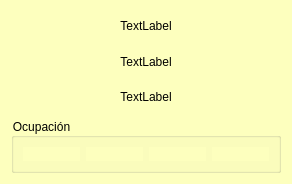
<?xml version="1.0" encoding="UTF-8"?>
<ui version="4.0">
 <class>frmShowCasilla</class>
 <widget class="QDialog" name="frmShowCasilla">
  <property name="geometry">
   <rect>
    <x>0</x>
    <y>0</y>
    <width>292</width>
    <height>184</height>
   </rect>
  </property>
  <property name="windowTitle">
   <string>Dialog</string>
  </property>
  <property name="styleSheet">
   <string notr="true">background-color: rgb(253, 255, 190);</string>
  </property>
  <layout class="QHBoxLayout" name="horizontalLayout_2">
   <item>
    <layout class="QVBoxLayout" name="verticalLayout">
     <item>
      <widget class="QLabel" name="lblCasilla">
       <property name="text">
        <string>TextLabel</string>
       </property>
       <property name="alignment">
        <set>Qt::AlignCenter</set>
       </property>
      </widget>
     </item>
     <item>
      <widget class="QLabel" name="lblMaxCasillas">
       <property name="text">
        <string>TextLabel</string>
       </property>
       <property name="alignment">
        <set>Qt::AlignCenter</set>
       </property>
      </widget>
     </item>
     <item>
      <widget class="QLabel" name="lblSeguro">
       <property name="text">
        <string>TextLabel</string>
       </property>
       <property name="alignment">
        <set>Qt::AlignCenter</set>
       </property>
      </widget>
     </item>
     <item>
      <widget class="QGroupBox" name="grp">
       <property name="title">
        <string>Ocupación</string>
       </property>
       <layout class="QHBoxLayout" name="horizontalLayout">
        <item>
         <widget class="QLabel" name="lbl1">
          <property name="text">
           <string/>
          </property>
          <property name="pixmap">
           <pixmap resource="../images/glparchis.qrc">:/glparchis/fichaamarilla.png</pixmap>
          </property>
          <property name="alignment">
           <set>Qt::AlignCenter</set>
          </property>
         </widget>
        </item>
        <item>
         <widget class="QLabel" name="lbl2">
          <property name="text">
           <string/>
          </property>
          <property name="pixmap">
           <pixmap resource="../images/glparchis.qrc">:/glparchis/fichaamarilla.png</pixmap>
          </property>
          <property name="alignment">
           <set>Qt::AlignCenter</set>
          </property>
         </widget>
        </item>
        <item>
         <widget class="QLabel" name="lbl3">
          <property name="text">
           <string/>
          </property>
          <property name="pixmap">
           <pixmap resource="../images/glparchis.qrc">:/glparchis/fichaamarilla.png</pixmap>
          </property>
          <property name="alignment">
           <set>Qt::AlignCenter</set>
          </property>
         </widget>
        </item>
        <item>
         <widget class="QLabel" name="lbl4">
          <property name="text">
           <string/>
          </property>
          <property name="pixmap">
           <pixmap resource="../images/glparchis.qrc">:/glparchis/fichaamarilla.png</pixmap>
          </property>
          <property name="alignment">
           <set>Qt::AlignCenter</set>
          </property>
         </widget>
        </item>
       </layout>
      </widget>
     </item>
    </layout>
   </item>
  </layout>
 </widget>
 <resources>
  <include location="../images/glparchis.qrc"/>
 </resources>
 <connections/>
</ui>
